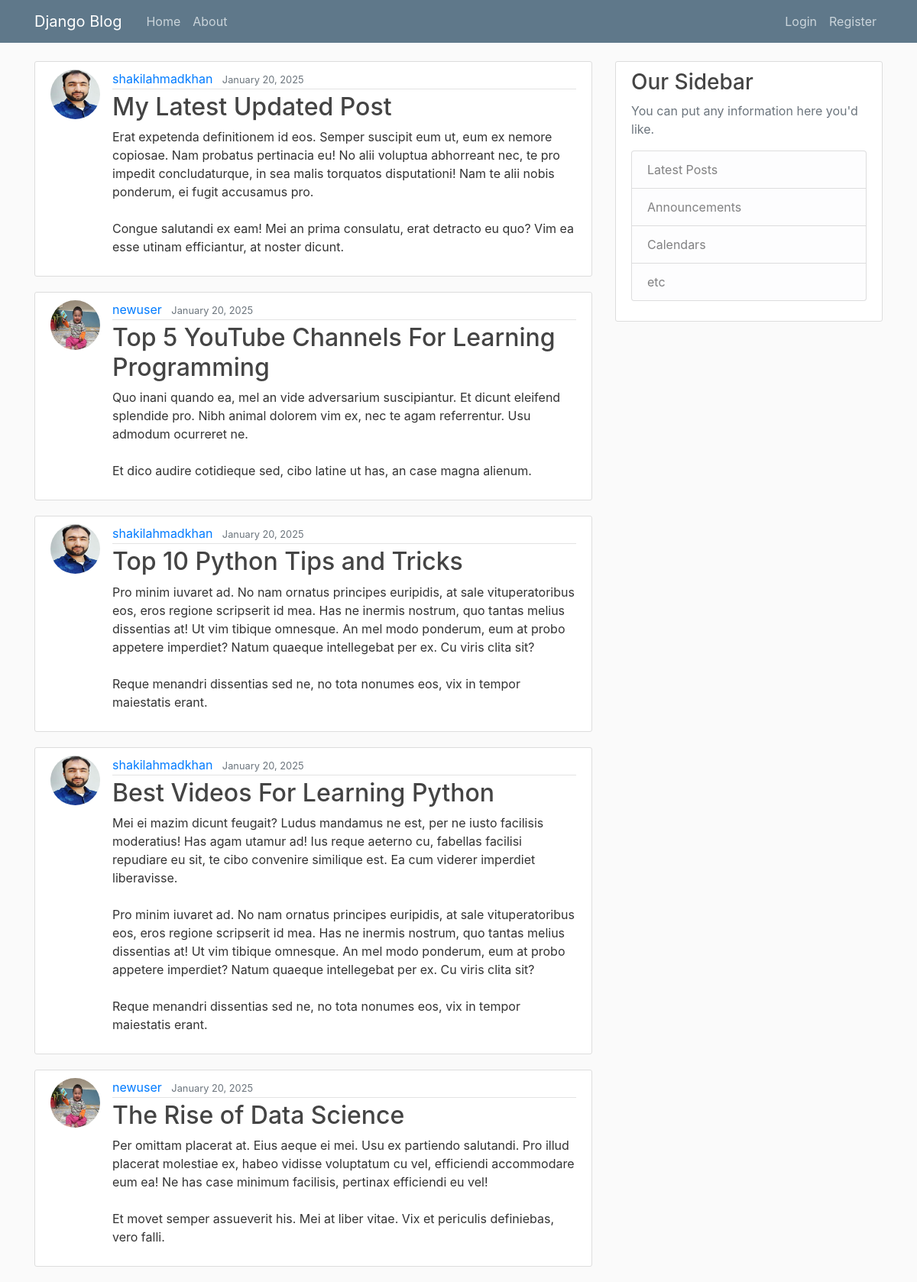
Before: / with the older database file.
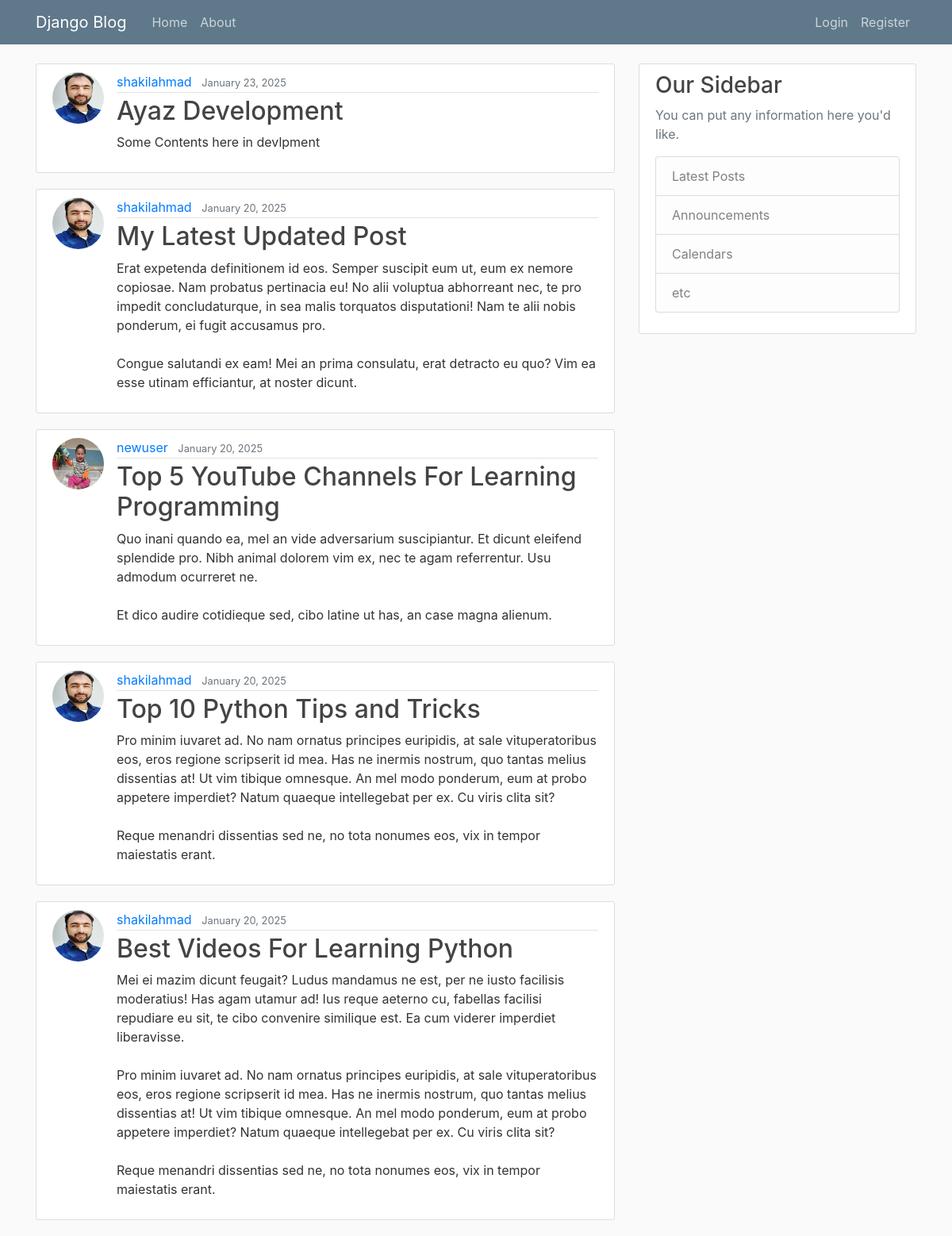
After: the same page with the newer database file.
### blog/models.py (models this page shows, shortened)
class Post(models.Model):
    title = models.CharField(max_length=100)
    content = models.TextField()
    date_posted = models.DateTimeField(default=timezone.now)
    author = models.ForeignKey(User, on_delete=models.CASCADE)

### users/models.py (models this page shows, shortened)
class Profile(models.Model):
    user = models.OneToOneField(User, on_delete=models.CASCADE)
    image = models.ImageField(default='default.jpg', upload_to='profile_pics')

### blog/views.py (the view)
# urls.py: path('', PostListView.as_view(), name='blog-home'),
class PostListView(ListView):
    model = Post
    template_name = 'blog/home.html'  # <app>/<model>_<viewtype>.html
    context_object_name = 'posts'
    ordering = ['-date_posted']
    paginate_by = 5

### blog/templates/blog/home.html
{% extends "blog/base.html" %}
{% block content %}
    {% for post in posts %}
        <article class="media content-section">
          <img class="rounded-circle article-img" src="{{ post.author.profile.image.url }}">
          <div class="media-body">
            <div class="article-metadata">
              <a class="mr-2" href="#">{{ post.author }}</a>
              <small class="text-muted">{{ post.date_posted |date:"F d, Y"}}</small>
            </div>
            <h2><a class="article-title" href="#">{{ post.title }}</a></h2>
            <p class="article-content">{{ post.content }}</p>
          </div>
        </article>
    {% endfor %}
{% endblock content %}

### blog/templates/blog/base.html (shortened to what this page needs)
{% load static %}
<!DOCTYPE html>
<html>
<head>
    <link rel="stylesheet" href="https://maxcdn.bootstrapcdn.com/bootstrap/4.0.0/css/bootstrap.min.css">
    <link rel="stylesheet" type="text/css" href="{% static 'blog/main.css' %}">
</head>
<body>
    <header class="site-header">
      <nav class="navbar navbar-expand-md navbar-dark bg-steel fixed-top">
        <div class="container">
          <a class="navbar-brand mr-4" href="{% url 'blog-home' %}">Django Blog</a>
          <div class="collapse navbar-collapse" id="navbarToggle">
            <div class="navbar-nav mr-auto">
              <a class="nav-item nav-link" href="{% url 'blog-home' %}">Home</a>
              <a class="nav-item nav-link" href="{% url 'blog-about' %}">About</a>
            </div>
            <div class="navbar-nav">
              {% if user.is_authenticated %}
                <a class="nav-item nav-link" href="{% url 'post-create' %}">New Post</a>
                <a class="nav-item nav-link" href="{% url 'profile' %}">Profile</a>
                <form action="{% url 'logout' %}" method="post">
                  {% csrf_token %}
                  <button type="submit" class="btn btn-outline-light">Logout</button>
              </form>
                {% comment %} <a class="nav-item nav-link" href="{% url 'logout' %}">Logout</a> {% endcomment %}
              {% else %}
                <a class="nav-item nav-link" href="{% url 'login' %}">Login</a>
                <a class="nav-item nav-link" href="{% url 'register' %}">Register</a>
              {% endif %}
            </div>
          </div>
        </div>
      </nav>
    </header>
    <main role="main" class="container">
      <div class="row">
        <div class="col-md-8">
          {% block content %}{% endblock %}
        </div>
        <div class="col-md-4">
          <div class="content-section">
            <h3>Our Sidebar</h3>
            <p class='text-muted'>You can put any information here you'd like.
              <ul class="list-group">
                <li class="list-group-item list-group-item-light">Latest Posts</li>
                <li class="list-group-item list-group-item-light">Announcements</li>
                <li class="list-group-item list-group-item-light">Calendars</li>
                <li class="list-group-item list-group-item-light">etc</li>
              </ul>
            </p>
          </div>
        </div>
      </div>
    </main>
</body>
</html>

### blog/static/blog/main.css (style rules this page uses)
body { background: #fafafa; color: #333333; margin-top: 5rem; }
h1, h2, h3, h4, h5, h6 { color: #444444; }
ul { margin: 0; }
.bg-steel { background-color: #5f788a; }
.site-header .navbar-nav .nav-link { color: #cbd5db; }
.content-section { background: #ffffff; padding: 10px 20px; border: 1px solid #dddddd; border-radius: 3px; margin-bottom: 20px; }
.article-title { color: #444444; }
.article-content { white-space: pre-line; }
.article-img { height: 65px; width: 65px; margin-right: 16px; }
.article-metadata { padding-bottom: 1px; margin-bottom: 4px; border-bottom: 1px solid #e3e3e3 }

Changed rows visible on the page:
no longer on this page (row unchanged): Post: author.profile.image (placeholder picture), author "newuser", date_posted "January 20, 2025", title "The Rise of Data Science", content "Per omittam placerat at. Eius aeque ei mei. Usu ex partiendo salutandi. Pro illud placerat molestiae ex, habeo vidisse voluptatum cu vel, efficiendi accommodare eum ea! Ne has case minimum facilisis, pertinax efficiendi eu vel! Et movet semper assueverit his. Mei at liber vitae. Vix et periculis definiebas, vero falli."
added Post: author.profile.image (picture), author "shakilahmad", date_posted "January 23, 2025", title "Ayaz Development", content "Some Contents here in devlpment"
changed through a linked row, Post "My Latest Updated Post": author "shakilahmadkhan" → "shakilahmad"
changed through a linked row, Post "Top 10 Python Tips and Tricks": author "shakilahmadkhan" → "shakilahmad"
changed through a linked row, Post "Best Videos For Learning Python": author "shakilahmadkhan" → "shakilahmad"
